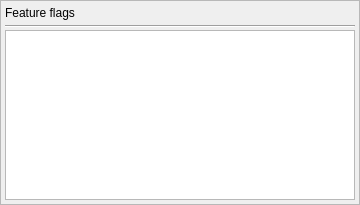
     <widget class="QFrame" name="feflfrme">
      <property name="geometry">
       <rect>
        <x>580</x>
        <y>245</y>
        <width>360</width>
        <height>205</height>
       </rect>
      </property>
      <property name="sizePolicy">
       <sizepolicy hsizetype="Fixed" vsizetype="Fixed">
        <horstretch>0</horstretch>
        <verstretch>0</verstretch>
       </sizepolicy>
      </property>
      <property name="minimumSize">
       <size>
        <width>360</width>
        <height>205</height>
       </size>
      </property>
      <property name="maximumSize">
       <size>
        <width>360</width>
        <height>205</height>
       </size>
      </property>
      <property name="frameShape">
       <enum>QFrame::StyledPanel</enum>
      </property>
      <property name="frameShadow">
       <enum>QFrame::Raised</enum>
      </property>
      <widget class="QListWidget" name="fefllist">
       <property name="geometry">
        <rect>
         <x>5</x>
         <y>30</y>
         <width>350</width>
         <height>170</height>
        </rect>
       </property>
       <property name="sizePolicy">
        <sizepolicy hsizetype="Fixed" vsizetype="Fixed">
         <horstretch>0</horstretch>
         <verstretch>0</verstretch>
        </sizepolicy>
       </property>
       <property name="minimumSize">
        <size>
         <width>350</width>
         <height>170</height>
        </size>
       </property>
       <property name="maximumSize">
        <size>
         <width>350</width>
         <height>170</height>
        </size>
       </property>
       <property name="styleSheet">
        <string notr="true">font: 10pt &quot;Inter&quot;;</string>
       </property>
      </widget>
      <widget class="QLabel" name="fefllb01">
       <property name="geometry">
        <rect>
         <x>5</x>
         <y>5</y>
         <width>350</width>
         <height>15</height>
        </rect>
       </property>
       <property name="sizePolicy">
        <sizepolicy hsizetype="Fixed" vsizetype="Fixed">
         <horstretch>0</horstretch>
         <verstretch>0</verstretch>
        </sizepolicy>
       </property>
       <property name="minimumSize">
        <size>
         <width>350</width>
         <height>15</height>
        </size>
       </property>
       <property name="maximumSize">
        <size>
         <width>350</width>
         <height>15</height>
        </size>
       </property>
       <property name="styleSheet">
        <string notr="true">font: 600 10pt &quot;Inter&quot;;</string>
       </property>
       <property name="text">
        <string>Feature flags</string>
       </property>
      </widget>
      <widget class="Line" name="feflln01">
       <property name="geometry">
        <rect>
         <x>5</x>
         <y>25</y>
         <width>350</width>
         <height>3</height>
        </rect>
       </property>
       <property name="sizePolicy">
        <sizepolicy hsizetype="Fixed" vsizetype="Fixed">
         <horstretch>0</horstretch>
         <verstretch>0</verstretch>
        </sizepolicy>
       </property>
       <property name="minimumSize">
        <size>
         <width>350</width>
         <height>3</height>
        </size>
       </property>
       <property name="maximumSize">
        <size>
         <width>350</width>
         <height>3</height>
        </size>
       </property>
       <property name="orientation">
        <enum>Qt::Horizontal</enum>
       </property>
      </widget>
     </widget>
